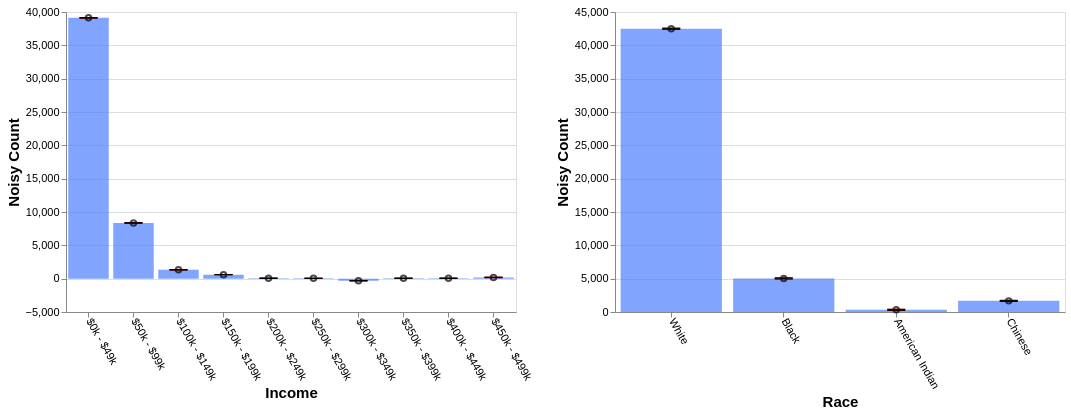

Here is the Vega-Lite specification saved for this chart:
### Vega-Lite specification from a JSON file in a GitHub repository (floating-point values rounded to 4 significant figures)
{"config": {"view": {"continuousWidth": 400, "continuousHeight": 300}, "axis": {"labelFontSize": 11, "titleFontSize": 15}, "axisBottom": {"labelAngle": 60}}, "hconcat": [{"layer": [{"mark": "bar", "encoding": {"color": {"value": "transparent"}, "tooltip": [{"aggregate": "sum", "field": "noisy_count", "title": "noisy count", "type": "quantitative"}, {"aggregate": "sum", "field": "noisy_count_prev", "title": "prev count", "type": "quantitative"}, {"aggregate": "sum", "field": "error", "title": "current error", "type": "quantitative"}, {"aggregate": "sum", "field": "error_prev", "title": "prev error", "type": "quantitative"}], "x": {"field": "income", "sort": null, "title": "Income", "type": "ordinal"}}, "height": 300, "selection": {"selector679": {"type": "interval", "encodings": ["x"]}}, "transform": [{"filter": {"selection": "selector680"}}], "width": 450}, {"mark": {"type": "bar", "color": "gray", "opacity": 0}, "encoding": {"x": {"field": "income", "sort": null, "title": "Income", "type": "ordinal"}, "y": {"aggregate": "sum", "field": "noisy_count_prev", "type": "quantitative"}}, "transform": [{"filter": {"selection": "selector680"}}]}, {"mark": {"type": "bar", "color": "#4C7FFF", "opacity": 0.7}, "encoding": {"x": {"field": "income", "sort": null, "title": "Income", "type": "ordinal"}, "y": {"aggregate": "sum", "field": "noisy_count", "type": "quantitative"}}, "transform": [{"filter": {"selection": "selector680"}}]}, {"mark": {"type": "point", "color": "black", "opacity": 0.7}, "encoding": {"x": {"field": "income", "sort": null, "title": "Income", "type": "ordinal"}, "y": {"aggregate": "sum", "field": "noisy_count", "title": "Noisy Count", "type": "quantitative"}}, "transform": [{"filter": {"selection": "selector680"}}]}, {"mark": {"type": "rule", "color": "#B6B6B6", "size": 2, "strokeDash": [3, 3]}, "encoding": {"x": {"field": "income", "sort": null, "title": "Income", "type": "ordinal"}, "y": {"aggregate": "sum", "field": "plus_error_prev_income", "title": "", "type": "quantitative"}, "y2": {"aggregate": "sum", "field": "minus_error_prev_income", "title": ""}}, "transform": [{"filter": {"selection": "selector680"}}]}, {"mark": {"type": "tick", "color": "#B90000", "size": 0, "strokeDash": [1, 1]}, "encoding": {"x": {"field": "income", "sort": null, "title": "Income", "type": "ordinal"}, "y": {"aggregate": "sum", "field": "plus_error_prev_income", "type": "quantitative"}}, "transform": [{"filter": {"selection": "selector680"}}]}, {"mark": {"type": "tick", "color": "#B90000", "size": 0, "strokeDash": [3, 1]}, "encoding": {"x": {"field": "income", "sort": null, "title": "Income", "type": "ordinal"}, "y": {"aggregate": "sum", "field": "minus_error_prev_income", "type": "quantitative"}}, "transform": [{"filter": {"selection": "selector680"}}]}, {"mark": {"type": "rule", "color": "black", "size": 2}, "encoding": {"x": {"field": "income", "sort": null, "title": "Income", "type": "ordinal"}, "y": {"aggregate": "sum", "field": "plus_error", "title": "", "type": "quantitative"}, "y2": {"aggregate": "sum", "field": "minus_error", "title": ""}}, "transform": [{"filter": {"selection": "selector680"}}]}, {"mark": {"type": "tick", "color": "black", "width": 0}, "encoding": {"x": {"field": "income", "sort": null, "title": "Income", "type": "ordinal"}, "y": {"aggregate": "sum", "field": "plus_error", "type": "quantitative"}}, "transform": [{"filter": {"selection": "selector680"}}]}, {"mark": {"type": "tick", "color": "black", "width": 0}, "encoding": {"x": {"field": "income", "sort": null, "title": "Income", "type": "ordinal"}, "y": {"aggregate": "sum", "field": "minus_error", "type": "quantitative"}}, "transform": [{"filter": {"selection": "selector680"}}]}]}, {"layer": [{"mark": "bar", "encoding": {"color": {"value": "transparent"}, "tooltip": [{"aggregate": "sum", "field": "noisy_count", "title": "noisy count", "type": "quantitative"}, {"aggregate": "sum", "field": "noisy_count_prev", "title": "prev count", "type": "quantitative"}, {"aggregate": "sum", "field": "error", "title": "current error", "type": "quantitative"}, {"aggregate": "sum", "field": "error_prev", "title": "prev error", "type": "quantitative"}], "x": {"field": "race", "sort": null, "title": "Race", "type": "ordinal"}}, "height": 300, "selection": {"selector680": {"type": "interval", "encodings": ["x"]}}, "transform": [{"filter": {"selection": "selector679"}}], "width": 450}, {"mark": {"type": "bar", "color": "gray", "opacity": 0}, "encoding": {"x": {"field": "race", "sort": null, "title": "Race", "type": "ordinal"}, "y": {"aggregate": "sum", "field": "noisy_count_prev", "type": "quantitative"}}, "transform": [{"filter": {"selection": "selector679"}}]}, {"mark": {"type": "bar", "color": "#4C7FFF", "opacity": 0.7}, "encoding": {"x": {"field": "race", "sort": null, "title": "Race", "type": "ordinal"}, "y": {"aggregate": "sum", "field": "noisy_count", "type": "quantitative"}}, "transform": [{"filter": {"selection": "selector679"}}]}, {"mark": {"type": "point", "color": "black", "opacity": 0.7}, "encoding": {"x": {"field": "race", "sort": null, "title": "Race", "type": "ordinal"}, "y": {"aggregate": "sum", "field": "noisy_count", "title": "Noisy Count", "type": "quantitative"}}, "transform": [{"filter": {"selection": "selector679"}}]}, {"mark": {"type": "rule", "color": "#B6B6B6", "size": 2, "strokeDash": [3, 3]}, "encoding": {"x": {"field": "race", "sort": null, "title": "Race", "type": "ordinal"}, "y": {"aggregate": "sum", "field": "plus_error_prev_race", "title": "", "type": "quantitative"}, "y2": {"aggregate": "sum", "field": "minus_error_prev_race", "title": ""}}, "transform": [{"filter": {"selection": "selector679"}}]}, {"mark": {"type": "tick", "color": "#B90000", "size": 0, "strokeDash": [1, 1]}, "encoding": {"x": {"field": "race", "sort": null, "title": "Race", "type": "ordinal"}, "y": {"aggregate": "sum", "field": "plus_error_prev_race", "type": "quantitative"}}, "transform": [{"filter": {"selection": "selector679"}}]}, {"mark": {"type": "tick", "color": "#B90000", "size": 0, "strokeDash": [3, 1]}, "encoding": {"x": {"field": "race", "sort": null, "title": "Race", "type": "ordinal"}, "y": {"aggregate": "sum", "field": "minus_error_prev_race", "type": "quantitative"}}, "transform": [{"filter": {"selection": "selector679"}}]}, {"mark": {"type": "rule", "color": "black", "size": 2}, "encoding": {"x": {"field": "race", "sort": null, "title": "Race", "type": "ordinal"}, "y": {"aggregate": "sum", "field": "plus_error", "title": "", "type": "quantitative"}, "y2": {"aggregate": "sum", "field": "minus_error", "title": ""}}, "transform": [{"filter": {"selection": "selector679"}}]}, {"mark": {"type": "tick", "color": "black", "width": 0}, "encoding": {"x": {"field": "race", "sort": null, "title": "Race", "type": "ordinal"}, "y": {"aggregate": "sum", "field": "plus_error", "type": "quantitative"}}, "transform": [{"filter": {"selection": "selector679"}}]}, {"mark": {"type": "tick", "color": "black", "width": 0}, "encoding": {"x": {"field": "race", "sort": null, "title": "Race", "type": "ordinal"}, "y": {"aggregate": "sum", "field": "minus_error", "type": "quantitative"}}, "transform": [{"filter": {"selection": "selector679"}}]}]}], "data": {"name": "data-043a16b57aa8ccec3607a4c8c7d9b370"}, "$schema": "https://vega.github.io/schema/vega-lite/v4.17.0.json", "datasets": {"data-043a16b57aa8ccec3607a4c8c7d9b370": [{"income": "$0k - $49k", "race": "White", "noisy_count": 33200.0, "true_count": 33160.0, "plus_error": 33210.0, "minus_error": 33190.0, "error": 8.9, "noisy_count_prev": 33200.0, "true_count_prev": 33160.0, "plus_error_prev": 33210.0, "minus_error_prev": 33190.0, "error_prev": 9.9, "plus_error_prev_income": 33210.0, "minus_error_prev_income": 33190.0, "plus_error_prev_race": 33210.0, "minus_error_prev_race": 33190.0}, {"income": "$0k - $49k", "race": "Black", "noisy_count": 4250.0, "true_count": 4314.0, "plus_error": 4259.0, "minus_error": 4242.0, "error": 8.9, "noisy_count_prev": 4250.0, "true_count_prev": 4314.0, "plus_error_prev": 4260.0, "minus_error_prev": 4240.0, "error_prev": 9.9, "plus_error_prev_income": 4261.0, "minus_error_prev_income": 4241.0, "plus_error_prev_race": 4260.0, "minus_error_prev_race": 4240.0}, {"income": "$0k - $49k", "race": "American Indian", "noisy_count": 563.4, "true_count": 489.0, "plus_error": 572.4, "minus_error": 554.5, "error": 8.9, "noisy_count_prev": 561.8, "true_count_prev": 489.0, "plus_error_prev": 571.8, "minus_error_prev": 551.9, "error_prev": 9.9, "plus_error_prev_income": 572.8, "minus_error_prev_income": 552.9, "plus_error_prev_race": 571.3, "minus_error_prev_race": 551.4}, {"income": "$0k - $49k", "race": "Chinese", "noisy_count": 1106.0, "true_count": 992.0, "plus_error": 1115.0, "minus_error": 1097.0, "error": 8.9, "noisy_count_prev": 1105.0, "true_count_prev": 992.0, "plus_error_prev": 1115.0, "minus_error_prev": 1095.0, "error_prev": 9.9, "plus_error_prev_income": 1116.0, "minus_error_prev_income": 1096.0, "plus_error_prev_race": 1116.0, "minus_error_prev_race": 1096.0}, {"income": "$50k - $99k", "race": "White", "noisy_count": 7486.0, "true_count": 7572.0, "plus_error": 7495.0, "minus_error": 7477.0, "error": 8.9, "noisy_count_prev": 7486.0, "true_count_prev": 7572.0, "plus_error_prev": 7496.0, "minus_error_prev": 7476.0, "error_prev": 9.9, "plus_error_prev_income": 7496.0, "minus_error_prev_income": 7476.0, "plus_error_prev_race": 7497.0, "minus_error_prev_race": 7477.0}, {"income": "$50k - $99k", "race": "Black", "noisy_count": 544.2, "true_count": 547.0, "plus_error": 553.2, "minus_error": 535.3, "error": 8.9, "noisy_count_prev": 544.9, "true_count_prev": 547.0, "plus_error_prev": 554.8, "minus_error_prev": 535.0, "error_prev": 9.9, "plus_error_prev_income": 554.2, "minus_error_prev_income": 534.4, "plus_error_prev_race": 555.0, "minus_error_prev_race": 535.2}, {"income": "$50k - $99k", "race": "American Indian", "noisy_count": 0.5, "true_count": 64.0, "plus_error": 9.4, "minus_error": -8.4, "error": 8.9, "noisy_count_prev": 4.1, "true_count_prev": 64.0, "plus_error_prev": 14.1, "minus_error_prev": -5.8, "error_prev": 9.9, "plus_error_prev_income": 13.47, "minus_error_prev_income": -6.425, "plus_error_prev_race": 13.59, "minus_error_prev_race": -6.31}, {"income": "$50k - $99k", "race": "Chinese", "noisy_count": 328.7, "true_count": 344.0, "plus_error": 337.6, "minus_error": 319.7, "error": 8.9, "noisy_count_prev": 326.6, "true_count_prev": 344.0, "plus_error_prev": 336.5, "minus_error_prev": 316.6, "error_prev": 9.9, "plus_error_prev_income": 335.9, "minus_error_prev_income": 316.0, "plus_error_prev_race": 336.7, "minus_error_prev_race": 316.8}, {"income": "$100k - $149k", "race": "White", "noisy_count": 1085.0, "true_count": 1036.0, "plus_error": 1094.0, "minus_error": 1076.0, "error": 8.9, "noisy_count_prev": 1083.0, "true_count_prev": 1036.0, "plus_error_prev": 1093.0, "minus_error_prev": 1073.0, "error_prev": 9.9, "plus_error_prev_income": 1093.0, "minus_error_prev_income": 1073.0, "plus_error_prev_race": 1093.0, "minus_error_prev_race": 1073.0}, {"income": "$100k - $149k", "race": "Black", "noisy_count": 0.9, "true_count": 45.0, "plus_error": 9.8, "minus_error": -8.1, "error": 8.9, "noisy_count_prev": 2.5, "true_count_prev": 45.0, "plus_error_prev": 12.5, "minus_error_prev": -7.4, "error_prev": 9.9, "plus_error_prev_income": 13.13, "minus_error_prev_income": -6.775, "plus_error_prev_race": 12.71, "minus_error_prev_race": -7.19}, {"income": "$100k - $149k", "race": "American Indian", "noisy_count": 85.3, "true_count": 4.0, "plus_error": 94.2, "minus_error": 76.3, "error": 8.9, "noisy_count_prev": 85.1, "true_count_prev": 4.0, "plus_error_prev": 95.0, "minus_error_prev": 75.1, "error_prev": 9.9, "plus_error_prev_income": 95.63, "minus_error_prev_income": 75.73, "plus_error_prev_race": 94.49, "minus_error_prev_race": 74.59}, {"income": "$100k - $149k", "race": "Chinese", "noisy_count": 159.8, "true_count": 64.0, "plus_error": 168.7, "minus_error": 150.8, "error": 8.9, "noisy_count_prev": 158.5, "true_count_prev": 64.0, "plus_error_prev": 168.4, "minus_error_prev": 148.5, "error_prev": 9.9, "plus_error_prev_income": 169.0, "minus_error_prev_income": 149.1, "plus_error_prev_race": 168.6, "minus_error_prev_race": 148.7}, {"income": "$150k - $199k", "race": "White", "noisy_count": 573.0, "true_count": 559.0, "plus_error": 576.2, "minus_error": 569.8, "error": 3.2, "noisy_count_prev": 573.4, "true_count_prev": 559.0, "plus_error_prev": 577.0, "minus_error_prev": 569.8, "error_prev": 3.6, "plus_error_prev_income": 577.0, "minus_error_prev_income": 569.8, "plus_error_prev_race": 577.5, "minus_error_prev_race": 570.3}, {"income": "$150k - $199k", "race": "Black", "noisy_count": -1.6, "true_count": 15.0, "plus_error": 1.6, "minus_error": -4.8, "error": 3.2, "noisy_count_prev": -1.5, "true_count_prev": 15.0, "plus_error_prev": 2.1, "minus_error_prev": -5.1, "error_prev": 3.6, "plus_error_prev_income": 2.075, "minus_error_prev_income": -5.125, "plus_error_prev_race": 2.31, "minus_error_prev_race": -4.89}, {"income": "$150k - $199k", "race": "American Indian", "noisy_count": -8.5, "true_count": 1.0, "plus_error": -5.3, "minus_error": -11.7, "error": 3.2, "noisy_count_prev": -8.7, "true_count_prev": 1.0, "plus_error_prev": -5.1, "minus_error_prev": -12.3, "error_prev": 3.6, "plus_error_prev_income": -5.125, "minus_error_prev_income": -12.33, "plus_error_prev_race": -5.61, "minus_error_prev_race": -12.81}, {"income": "$150k - $199k", "race": "Chinese", "noisy_count": 41.5, "true_count": 34.0, "plus_error": 44.7, "minus_error": 38.3, "error": 3.2, "noisy_count_prev": 41.3, "true_count_prev": 34.0, "plus_error_prev": 44.9, "minus_error_prev": 37.7, "error_prev": 3.6, "plus_error_prev_income": 44.87, "minus_error_prev_income": 37.67, "plus_error_prev_race": 45.1, "minus_error_prev_race": 37.9}, {"income": "$200k - $249k", "race": "White", "noisy_count": 200.0, "true_count": 122.0, "plus_error": 208.9, "minus_error": 191.0, "error": 8.9, "noisy_count_prev": 197.4, "true_count_prev": 122.0, "plus_error_prev": 207.3, "minus_error_prev": 187.4, "error_prev": 9.9, "plus_error_prev_income": 207.7, "minus_error_prev_income": 187.8, "plus_error_prev_race": 207.8, "minus_error_prev_race": 187.9}, {"income": "$200k - $249k", "race": "Black", "noisy_count": -28.2, "true_count": 7.0, "plus_error": -19.2, "minus_error": -37.1, "error": 8.9, "noisy_count_prev": -30.0, "true_count_prev": 7.0, "plus_error_prev": -20.0, "minus_error_prev": -39.9, "error_prev": 9.9, "plus_error_prev_income": -19.58, "minus_error_prev_income": -39.48, "plus_error_prev_race": -19.79, "minus_error_prev_race": -39.69}, {"income": "$200k - $249k", "race": "American Indian", "noisy_count": -42.0, "true_count": 3.0, "plus_error": -33.0, "minus_error": -50.9, "error": 8.9, "noisy_count_prev": -41.0, "true_count_prev": 3.0, "plus_error_prev": -31.1, "minus_error_prev": -50.9, "error_prev": 9.9, "plus_error_prev_income": -30.68, "minus_error_prev_income": -50.48, "plus_error_prev_race": -31.61, "minus_error_prev_race": -51.41}, {"income": "$200k - $249k", "race": "Chinese", "noisy_count": -67.5, "true_count": 5.0, "plus_error": -58.5, "minus_error": -76.4, "error": 8.9, "noisy_count_prev": -65.8, "true_count_prev": 5.0, "plus_error_prev": -55.9, "minus_error_prev": -75.7, "error_prev": 9.9, "plus_error_prev_income": -55.48, "minus_error_prev_income": -75.28, "plus_error_prev_race": -55.7, "minus_error_prev_race": -75.5}, {"income": "$250k - $299k", "race": "White", "noisy_count": 72.4, "true_count": 43.0, "plus_error": 75.6, "minus_error": 69.2, "error": 3.2, "noisy_count_prev": 71.5, "true_count_prev": 43.0, "plus_error_prev": 75.1, "minus_error_prev": 67.9, "error_prev": 3.6, "plus_error_prev_income": 75.0, "minus_error_prev_income": 67.8, "plus_error_prev_race": 75.57, "minus_error_prev_race": 68.37}, {"income": "$250k - $299k", "race": "Black", "noisy_count": 28.9, "true_count": 0.0, "plus_error": 32.1, "minus_error": 25.7, "error": 3.2, "noisy_count_prev": 28.6, "true_count_prev": 0.0, "plus_error_prev": 32.2, "minus_error_prev": 25.0, "error_prev": 3.6, "plus_error_prev_income": 32.1, "minus_error_prev_income": 24.9, "plus_error_prev_race": 32.41, "minus_error_prev_race": 25.21}, {"income": "$250k - $299k", "race": "American Indian", "noisy_count": -38.0, "true_count": 0.0, "plus_error": -34.8, "minus_error": -41.2, "error": 3.2, "noisy_count_prev": -36.8, "true_count_prev": 0.0, "plus_error_prev": -33.2, "minus_error_prev": -40.3, "error_prev": 3.6, "plus_error_prev_income": -33.3, "minus_error_prev_income": -40.4, "plus_error_prev_race": -33.71, "minus_error_prev_race": -40.81}, {"income": "$250k - $299k", "race": "Chinese", "noisy_count": -8.9, "true_count": 3.0, "plus_error": -5.7, "minus_error": -12.1, "error": 3.2, "noisy_count_prev": -8.5, "true_count_prev": 3.0, "plus_error_prev": -4.9, "minus_error_prev": -12.1, "error_prev": 3.6, "plus_error_prev_income": -5.0, "minus_error_prev_income": -12.2, "plus_error_prev_race": -4.7, "minus_error_prev_race": -11.9}, {"income": "$300k - $349k", "race": "White", "noisy_count": -24.0, "true_count": 11.0, "plus_error": -16.3, "minus_error": -31.7, "error": 7.7, "noisy_count_prev": -23.3, "true_count_prev": 11.0, "plus_error_prev": -14.9, "minus_error_prev": -31.8, "error_prev": 8.4, "plus_error_prev_income": -16.3, "minus_error_prev_income": -33.2, "plus_error_prev_race": -14.43, "minus_error_prev_race": -31.33}, {"income": "$300k - $349k", "race": "Black", "noisy_count": -62.3, "true_count": 1.0, "plus_error": -54.6, "minus_error": -70.0, "error": 7.7, "noisy_count_prev": -61.6, "true_count_prev": 1.0, "plus_error_prev": -53.2, "minus_error_prev": -70.1, "error_prev": 8.4, "plus_error_prev_income": -54.6, "minus_error_prev_income": -71.5, "plus_error_prev_race": -52.99, "minus_error_prev_race": -69.89}, {"income": "$300k - $349k", "race": "American Indian", "noisy_count": -142.6, "true_count": 0.0, "plus_error": -134.9, "minus_error": -150.4, "error": 7.7, "noisy_count_prev": -138.9, "true_count_prev": 0.0, "plus_error_prev": -130.5, "minus_error_prev": -147.4, "error_prev": 8.4, "plus_error_prev_income": -131.9, "minus_error_prev_income": -148.8, "plus_error_prev_race": -131.0, "minus_error_prev_race": -147.9}, {"income": "$300k - $349k", "race": "Chinese", "noisy_count": -80.4, "true_count": 0.0, "plus_error": -72.7, "minus_error": -88.1, "error": 7.7, "noisy_count_prev": -79.9, "true_count_prev": 0.0, "plus_error_prev": -71.5, "minus_error_prev": -88.4, "error_prev": 8.4, "plus_error_prev_income": -72.9, "minus_error_prev_income": -89.8, "plus_error_prev_race": -71.3, "minus_error_prev_race": -88.2}, {"income": "$350k - $399k", "race": "White", "noisy_count": 48.5, "true_count": 2.0, "plus_error": 56.0, "minus_error": 41.0, "error": 7.5, "noisy_count_prev": 48.2, "true_count_prev": 2.0, "plus_error_prev": 56.4, "minus_error_prev": 40.1, "error_prev": 8.2, "plus_error_prev_income": 56.92, "minus_error_prev_income": 40.62, "plus_error_prev_race": 56.87, "minus_error_prev_race": 40.57}, {"income": "$350k - $399k", "race": "Black", "noisy_count": -2.2, "true_count": 0.0, "plus_error": 5.2, "minus_error": -9.7, "error": 7.5, "noisy_count_prev": -2.2, "true_count_prev": 0.0, "plus_error_prev": 5.9, "minus_error_prev": -10.4, "error_prev": 8.2, "plus_error_prev_income": 6.425, "minus_error_prev_income": -9.875, "plus_error_prev_race": 6.11, "minus_error_prev_race": -10.19}, {"income": "$350k - $399k", "race": "American Indian", "noisy_count": 9.4, "true_count": 0.0, "plus_error": 16.9, "minus_error": 2.0, "error": 7.5, "noisy_count_prev": 7.0, "true_count_prev": 0.0, "plus_error_prev": 15.2, "minus_error_prev": -1.1, "error_prev": 8.2, "plus_error_prev_income": 15.72, "minus_error_prev_income": -0.575, "plus_error_prev_race": 14.69, "minus_error_prev_race": -1.61}, {"income": "$350k - $399k", "race": "Chinese", "noisy_count": 2.6, "true_count": 0.0, "plus_error": 10.1, "minus_error": -4.9, "error": 7.5, "noisy_count_prev": 3.2, "true_count_prev": 0.0, "plus_error_prev": 11.4, "minus_error_prev": -4.9, "error_prev": 8.2, "plus_error_prev_income": 11.92, "minus_error_prev_income": -4.375, "plus_error_prev_race": 11.6, "minus_error_prev_race": -4.7}, {"income": "$400k - $449k", "race": "White", "noisy_count": -50.1, "true_count": 2.0, "plus_error": -41.2, "minus_error": -59.1, "error": 8.9, "noisy_count_prev": -49.0, "true_count_prev": 2.0, "plus_error_prev": -39.1, "minus_error_prev": -59.0, "error_prev": 9.9, "plus_error_prev_income": -39.2, "minus_error_prev_income": -59.1, "plus_error_prev_race": -38.63, "minus_error_prev_race": -58.53}, {"income": "$400k - $449k", "race": "Black", "noisy_count": 186.2, "true_count": 0.0, "plus_error": 195.1, "minus_error": 177.2, "error": 8.9, "noisy_count_prev": 183.7, "true_count_prev": 0.0, "plus_error_prev": 193.7, "minus_error_prev": 173.8, "error_prev": 9.9, "plus_error_prev_income": 193.6, "minus_error_prev_income": 173.7, "plus_error_prev_race": 193.9, "minus_error_prev_race": 174.0}, {"income": "$400k - $449k", "race": "American Indian", "noisy_count": -107.3, "true_count": 0.0, "plus_error": -98.3, "minus_error": -116.2, "error": 8.9, "noisy_count_prev": -105.5, "true_count_prev": 0.0, "plus_error_prev": -95.6, "minus_error_prev": -115.4, "error_prev": 9.9, "plus_error_prev_income": -95.7, "minus_error_prev_income": -115.5, "plus_error_prev_race": -96.11, "minus_error_prev_race": -115.9}, {"income": "$400k - $449k", "race": "Chinese", "noisy_count": 27.4, "true_count": 0.0, "plus_error": 36.3, "minus_error": 18.4, "error": 8.9, "noisy_count_prev": 27.4, "true_count_prev": 0.0, "plus_error_prev": 37.3, "minus_error_prev": 17.4, "error_prev": 9.9, "plus_error_prev_income": 37.2, "minus_error_prev_income": 17.3, "plus_error_prev_race": 37.5, "minus_error_prev_race": 17.6}, {"income": "$450k - $499k", "race": "White", "noisy_count": -101.4, "true_count": 1.0, "plus_error": -92.4, "minus_error": -110.3, "error": 8.9, "noisy_count_prev": -101.2, "true_count_prev": 1.0, "plus_error_prev": -91.3, "minus_error_prev": -111.1, "error_prev": 9.9, "plus_error_prev_income": -90.65, "minus_error_prev_income": -110.5, "plus_error_prev_race": -90.83, "minus_error_prev_race": -110.6}, {"income": "$450k - $499k", "race": "Black", "noisy_count": 121.9, "true_count": 0.0, "plus_error": 130.9, "minus_error": 113.0, "error": 8.9, "noisy_count_prev": 121.7, "true_count_prev": 0.0, "plus_error_prev": 131.6, "minus_error_prev": 111.7, "error_prev": 9.9, "plus_error_prev_income": 132.2, "minus_error_prev_income": 112.3, "plus_error_prev_race": 131.8, "minus_error_prev_race": 111.9}, {"income": "$450k - $499k", "race": "American Indian", "noisy_count": 7.2, "true_count": 0.0, "plus_error": 16.1, "minus_error": -1.7, "error": 8.9, "noisy_count_prev": 5.4, "true_count_prev": 0.0, "plus_error_prev": 15.3, "minus_error_prev": -4.5, "error_prev": 9.9, "plus_error_prev_income": 15.95, "minus_error_prev_income": -3.85, "plus_error_prev_race": 14.79, "minus_error_prev_race": -5.01}, {"income": "$450k - $499k", "race": "Chinese", "noisy_count": 159.7, "true_count": 0.0, "plus_error": 168.6, "minus_error": 150.8, "error": 8.9, "noisy_count_prev": 158.9, "true_count_prev": 0.0, "plus_error_prev": 168.8, "minus_error_prev": 148.9, "error_prev": 9.9, "plus_error_prev_income": 169.4, "minus_error_prev_income": 149.6, "plus_error_prev_race": 169.0, "minus_error_prev_race": 149.1}]}}
